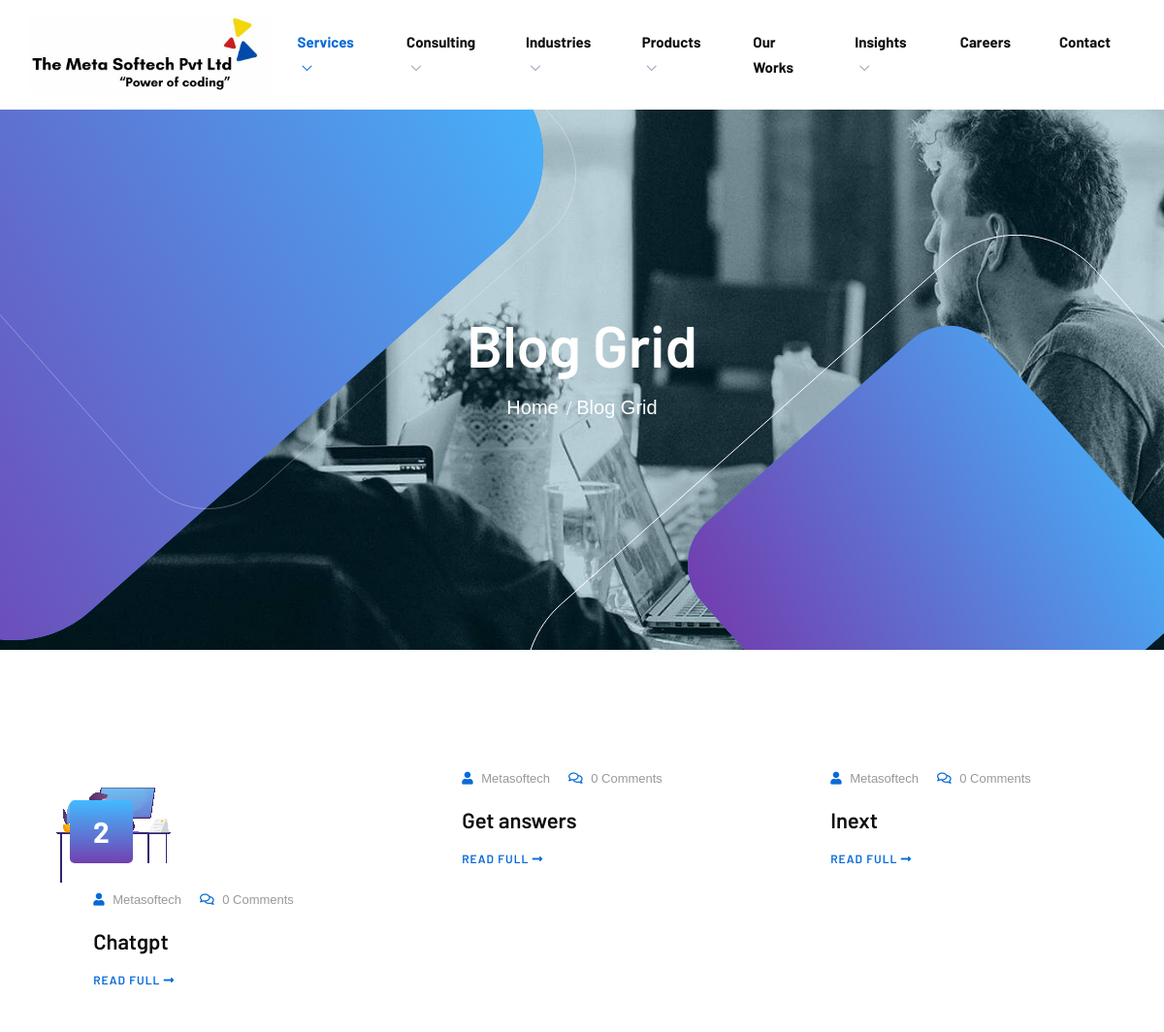
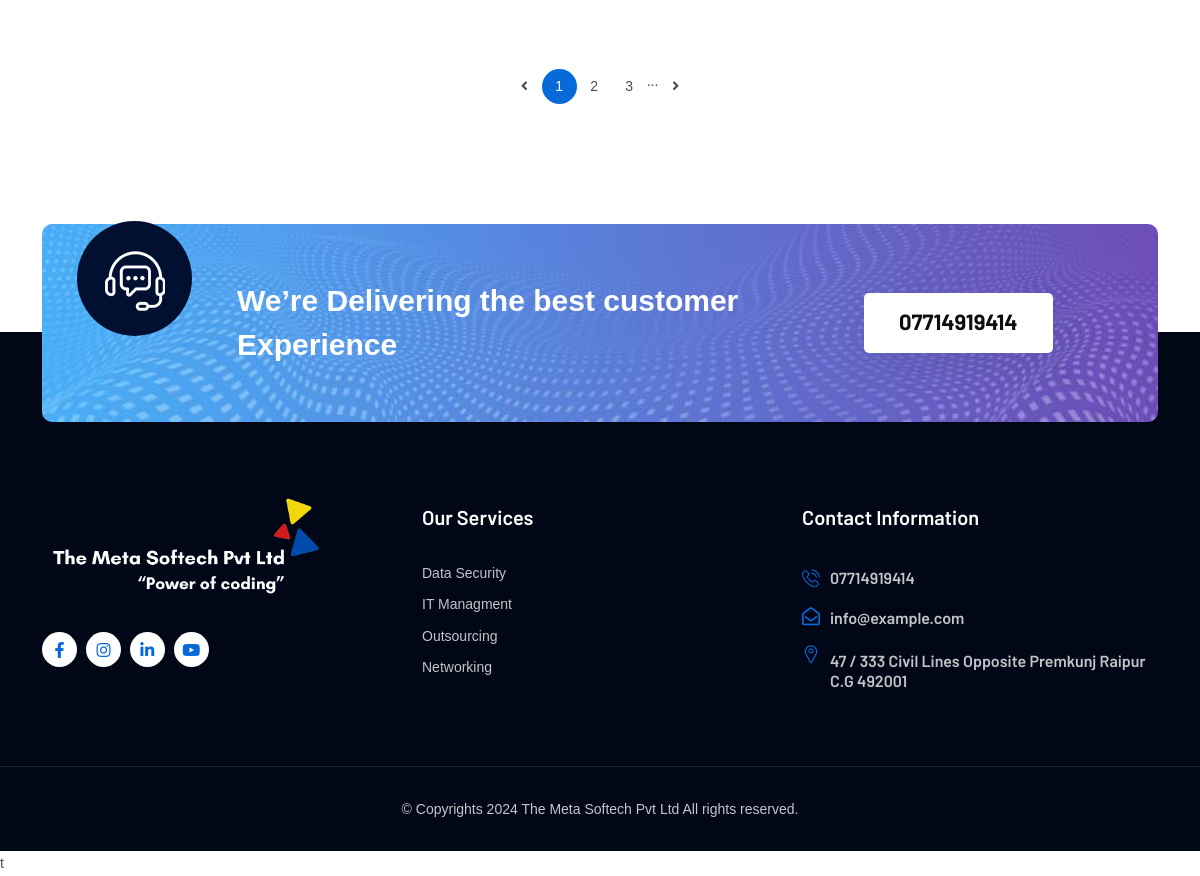
Screenshot of /blog.php with the database file from the repository (2 pictures, top to bottom).
### tables this page shows
CREATE TABLE `post` (
  `id` int(11) NOT NULL,
  `title` varchar(255) NOT NULL,
  `slug` varchar(255) DEFAULT NULL,
  `content` text NOT NULL,
  `author_id` varchar(255) NOT NULL,
  `category_id` varchar(255) NOT NULL,
  `featured_image` varchar(255) NOT NULL,
  `create_at` datetime NOT NULL DEFAULT current_timestamp(),
  `update_at` datetime NOT NULL DEFAULT current_timestamp() ON UPDATE current_timestamp()
);

### blog.php (the view, shortened to what this page needs)
<?php
 include("db.php");
?>
<!doctype html>
<html class="no-js" lang="en">
<head>
    <link rel="stylesheet" href="assets/css/plugins/all.min.css">
    <link rel="stylesheet" href="assets/css/plugins/flaticon.css">
    <link rel="stylesheet" href="assets/css/plugins/bootstrap.min.css">
    <link rel="stylesheet" href="assets/css/plugins/swiper-bundle.min.css">
    <link rel="stylesheet" href="assets/css/plugins/aos.css">
    <link rel="stylesheet" href="assets/css/plugins/magnific-popup.css">
    <link rel="stylesheet" href="assets/css/style.css">
</head>
<body>
    <div class="main-wrapper">
      <?php
         include("header.php");
         ?>
        <div class="section page-banner-section" style="background-image: url(assets/images/bg/page-banner.jpg);">
            <div class="shape-1">
            </div>
            <div class="shape-2">
            </div>
            <div class="shape-3">
            </div>
            <div class="shape-4">
            </div>
            <div class="container">
                <div class="page-banner-wrap">
                    <div class="row">
                        <div class="col-lg-12">
                            <div class="page-banner text-center">
                                <h2 class="title">Blog Grid</h2>
                                <ul class="breadcrumb justify-content-center">
                                    <li class="breadcrumb-item"><a href="#">Home</a></li>
                                    <li class="breadcrumb-item active" aria-current="page">Blog Grid</li>
                                </ul>
                            </div>
                        </div>
                    </div>
                </div>
            </div>
        </div>
        <div class="section techwix-blog-grid-section section-padding">
            <div class="container">
                <div class="techwix-blog-grid-wrap">
                    <div class="row">
                    <?php
                $selQB = "SELECT * FROM `post` order by id desc";
                $resQB = mysqli_query($db,$selQB);
                if(mysqli_num_rows($resQB)>0){
                    while($row = mysqli_fetch_assoc($resQB)){
                ?>
                        <div class="col-lg-4 col-md-6">
                    <div class="single-blog">
                        <div class="blog-image">
                            <a href="blog-details.php?id=<?php echo $row['id']; ?>">
                                <img src="blog/<?php echo $row['featured_image']; ?>" alt="">
                            </a>
                            <div class="top-meta">
                                <span class="date">
                                    <h2 style="color:white;"><?php echo date(' j ', strtotime($row['create_at'])); ?></h2>
                                </span>
                            </div>
                        </div>
                        <div class="blog-content">
                            <div class="blog-meta">
                                <span><i class="fas fa-user"></i> <a href="#"><?php echo $row['author_id']; ?></a></span>
                                <span><i class="far fa-comments"></i> 0 Comments</span>
                            </div>
                            <h3 class="title"><a href="blog-details.php?id=<?php echo $row['id']; ?>"><?php echo $row['title']; ?></a></h3>
                            <div class="blog-btn">
                                <a class="blog-btn-link" href="blog-details.php?id=<?php echo $row['id']; ?>">Read Full <i class="fas fa-long-arrow-alt-right"></i></a>
                            </div>
                        </div>
                    </div>
                </div>
                <?php
                    }
                }
                ?>
            </div>
        </div>
                    </div>
                    <div class="techwix-pagination">
                        <ul class="pagination justify-content-center">
                            <li><a href="#"><i class="fa fa-angle-left"></i></a></li>
                            <li><a href="blog.php"class="active">1</a></li>
                            <li><a href="blog.php">2</a></li>
                            <li><a href="blog.php">3</a></li>
                            <li><span>...</span></li>
                            <li><a href="blog.php"><i class="fa fa-angle-right"></i></a></li>
                        </ul>
                    </div>
                </div>
            </div>
        <?php       include("footer.php");
?>
    </div>t
</body>
</html>

### rows the page displays
post: featured_image (picture), create_at "2", author "Metasoftech", title "Chatgpt"
post: author "Metasoftech", title "Get answers"
post: author "Metasoftech", title "Inext"
